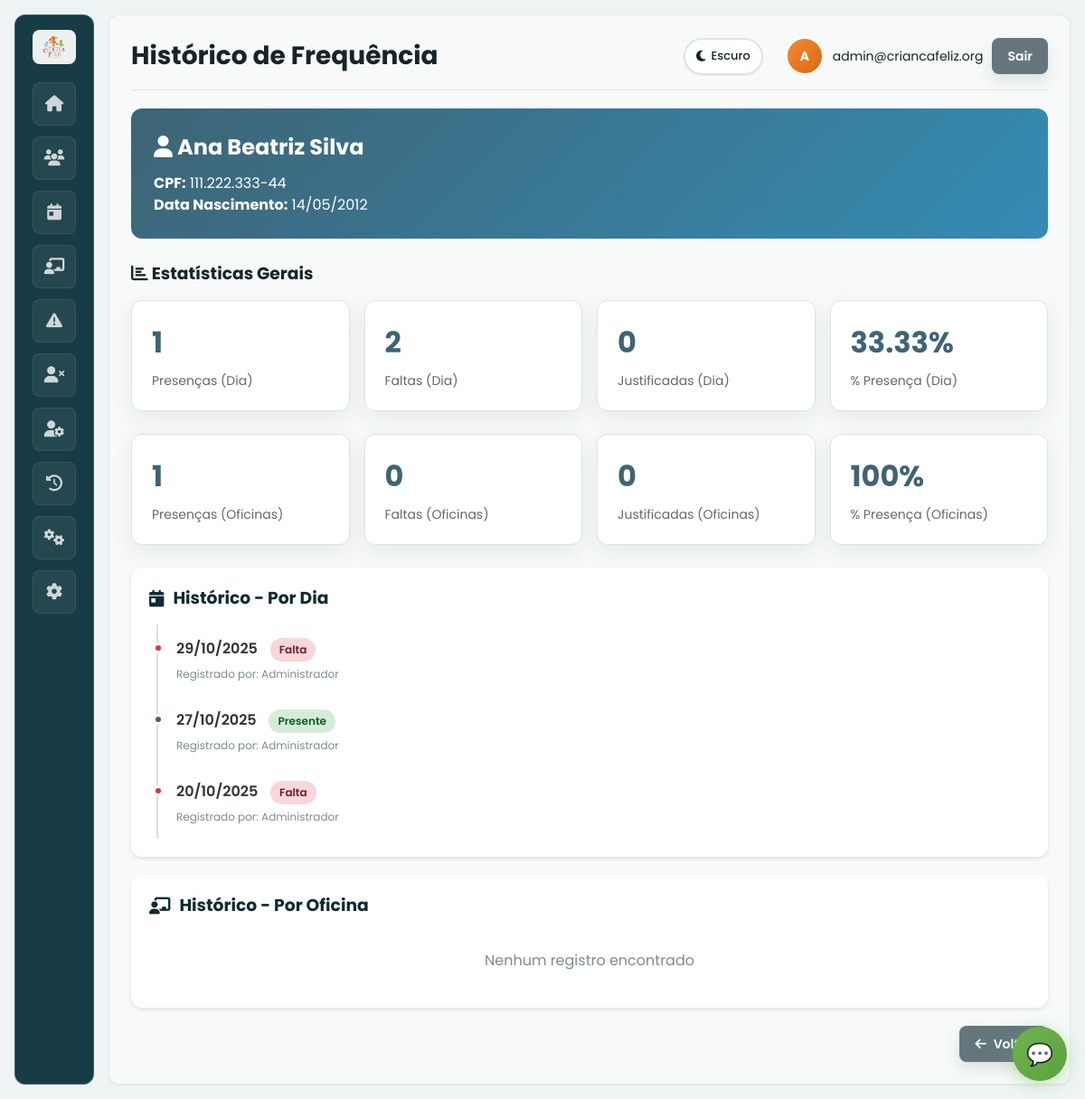
The app's page /faltas.php?action=historico&id=1 (signed in) with its own data.
### tables this page shows
CREATE TABLE IF NOT EXISTS `atendido` (
  `idatendido` int(11) NOT NULL,
  `status` varchar(20) DEFAULT NULL,
  `data_cadastro` date DEFAULT NULL,
  `data_acolhimento` date DEFAULT NULL,
  `nome` varchar(100) DEFAULT NULL,
  `data_nascimento` date DEFAULT NULL,
  `cpf` varchar(14) DEFAULT NULL,
  `rg` varchar(20) DEFAULT NULL,
  `endereco` varchar(255) DEFAULT NULL,
  `foto` varchar(255) DEFAULT NULL,
  `id_responsavel` int(11) DEFAULT NULL
);

CREATE TABLE IF NOT EXISTS `frequencia_dia` (
  `id_frequencia_dia` int(11) NOT NULL,
  `id_atendido` int(11) NOT NULL,
  `data` date NOT NULL,
  `status` enum('P','F','J') NOT NULL COMMENT 'P=Presente, F=Falta, J=Justificada',
  `justificativa` text DEFAULT NULL,
  `observacao` text DEFAULT NULL,
  `registrado_por` int(11) DEFAULT NULL,
  `created_at` timestamp NOT NULL DEFAULT current_timestamp(),
  `updated_at` timestamp NOT NULL DEFAULT current_timestamp() ON UPDATE current_timestamp()
);

CREATE TABLE IF NOT EXISTS `usuario` (
  `idusuario` int(11) NOT NULL,
  `nome` varchar(100) DEFAULT NULL,
  `email` varchar(100) DEFAULT NULL,
  `Senha` varchar(100) DEFAULT NULL,
  `nivel` varchar(50) DEFAULT NULL,
  `status` varchar(20) DEFAULT NULL
);

### app/Controllers/BaseController.php (called while the page is built, shortened)
<?php
class BaseController {
    protected $authService;
    public function __construct() {
        $this->authService = new AuthService();
    }
    protected function renderWithLayout($layout, $view, $data = []) {
        $data['currentUser'] = $this->authService->getCurrentUser();
        $data['isLoggedIn'] = $this->authService->isLoggedIn();
        $data['old_input'] = $_SESSION['old_input'] ?? [];
        view($view, $data);
    }
    protected function requireAuth() {
        $this->authService->requireAuth();
    }
}

### app/Controllers/FaltasController.php (called while the page is built, shortened)
<?php
class FaltasController extends BaseController {
    private $frequenciaDiaDB;
    private $frequenciaOficinaDB;
    public function __construct() {
        $this->frequenciaDiaDB = new FrequenciaDia();
        $this->frequenciaOficinaDB = new FrequenciaOficina();
    }
    public function historico($id) {
        try {
            $acolhimentoModel = new Acolhimento();
            $atendido = $acolhimentoModel->findById($id);
            $frequenciasDia = $this->frequenciaDiaDB->getByAtendido($id);
            $frequenciasOficina = $this->frequenciaOficinaDB->getByAtendido($id);
            $estatsDia = $this->frequenciaDiaDB->getEstatisticas($id);
            $estatsOficina = $this->frequenciaOficinaDB->getEstatisticas($id);
            $viewData = [
                'title' => 'Histórico - ' . $atendido['nome'],
                'pageTitle' => 'Histórico de Frequência',
                'atendido' => $atendido,
                'frequenciasDia' => $frequenciasDia,
                'frequenciasOficina' => $frequenciasOficina,
                'estatsDia' => $estatsDia,
                'estatsOficina' => $estatsOficina,
                'messages' => $this->getFlashMessages()
            ];
            $this->renderWithLayout('main', 'faltas/historico', $viewData);
        } catch (Exception $e) {
            $this->handleException($e);
        }
    }
}

### app/Config/Database.php (called while the page is built, shortened)
<?php
class Database {
    private static $host = 'localhost';
    private static $dbname = 'criancafeliz';
    private static $username = 'root';
    private static $password = '';
    private static $charset = 'utf8mb4';
    private static $pdo = null;
    public static function getConnection() {
        if (self::$pdo === null) {
            try {
                $host = getenv('DB_HOST') ?: self::$host;
                $port = getenv('DB_PORT') ?: null;
                $dbname = getenv('DB_NAME') ?: self::$dbname;
                $username = getenv('DB_USER') ?: self::$username;
                $password = getenv('DB_PASS') !== false ? getenv('DB_PASS') : self::$password;
                $charset = getenv('DB_CHARSET') ?: self::$charset;
                $dsn = "mysql:host=" . $host . ($port ? ";port=" . $port : "") . ";dbname=" . $dbname . ";charset=" . $charset;
                $options = [
                    PDO::ATTR_ERRMODE            => PDO::ERRMODE_EXCEPTION,
                    PDO::ATTR_DEFAULT_FETCH_MODE => PDO::FETCH_ASSOC,
                    PDO::ATTR_EMULATE_PREPARES   => false
                ];
                if (defined('Pdo\Mysql::ATTR_INIT_COMMAND')) {
                    $options[constant('Pdo\Mysql::ATTR_INIT_COMMAND')] = "SET NAMES utf8mb4";
                } elseif (defined('PDO::MYSQL_ATTR_INIT_COMMAND')) {
                    $options[constant('PDO::MYSQL_ATTR_INIT_COMMAND')] = "SET NAMES utf8mb4";
                }
                self::$pdo = new PDO($dsn, $username, $password, $options);
            } catch (PDOException $e) {
                error_log('❌ ERRO ao conectar ao banco: ' . $e->getMessage());
                throw new Exception('Erro ao conectar ao banco de dados: ' . $e->getMessage());
            }
        }
        return self::$pdo;
    }
}

### app/Models/BaseModel.php (called while the page is built, shortened)
<?php
abstract class BaseModel {
    protected $table;
    protected $primaryKey = 'id';
    protected $pdo;
    public function __construct($table, $primaryKey = 'id') {
        $this->table = $table;
        $this->primaryKey = $primaryKey;
        $this->pdo = Database::getConnection();
    }
    public function findById($id) {
        $stmt = $this->pdo->prepare("SELECT * FROM {$this->table} WHERE {$this->primaryKey} = ?");
        $stmt->execute([$id]);
        return $stmt->fetch();
    }
}

### app/Models/FrequenciaDia.php (called while the page is built, shortened)
<?php
class FrequenciaDia extends BaseModel {
    public function getByAtendido($idAtendido, $dataInicio = null, $dataFim = null) {
        $pdo = Database::getConnection();
        $sql = "SELECT fd.*, u.nome as registrado_por_nome
                FROM Frequencia_Dia fd
                LEFT JOIN Usuario u ON fd.registrado_por = u.idusuario
                WHERE fd.id_atendido = ?";
        $params = [$idAtendido];
        $sql .= " ORDER BY fd.data DESC";
        $stmt = $pdo->prepare($sql);
        $stmt->execute($params);
        return $stmt->fetchAll(PDO::FETCH_ASSOC);
    }
    public function getEstatisticas($idAtendido, $dataInicio = null, $dataFim = null) {
        $pdo = Database::getConnection();
        $sql = "SELECT
                    COUNT(CASE WHEN status = 'P' THEN 1 END) as presencas,
                    COUNT(CASE WHEN status = 'F' THEN 1 END) as faltas,
                    COUNT(CASE WHEN status = 'J' THEN 1 END) as justificadas,
                    COUNT(*) as total
                FROM Frequencia_Dia
                WHERE id_atendido = ?";
        $params = [$idAtendido];
        $stmt = $pdo->prepare($sql);
        $stmt->execute($params);
        $result = $stmt->fetch(PDO::FETCH_ASSOC);
        $result['percentual_presenca'] = $result['total'] > 0
            ? round(($result['presencas'] / $result['total']) * 100, 2)
            : 0;
        return $result;
    }
}

### app/Models/FrequenciaOficina.php (called while the page is built, shortened)
<?php
class FrequenciaOficina extends BaseModel {
    public function getEstatisticas($idAtendido, $dataInicio = null, $dataFim = null) {
        $pdo = Database::getConnection();
        $sql = "SELECT
                    COUNT(CASE WHEN status = 'P' THEN 1 END) as presencas,
                    COUNT(CASE WHEN status = 'F' THEN 1 END) as faltas,
                    COUNT(CASE WHEN status = 'J' THEN 1 END) as justificadas,
                    COUNT(*) as total
                FROM Frequencia_Oficina
                WHERE id_atendido = ?";
        $params = [$idAtendido];
        $stmt = $pdo->prepare($sql);
        $stmt->execute($params);
        $result = $stmt->fetch(PDO::FETCH_ASSOC);
        $result['percentual_presenca'] = $result['total'] > 0
            ? round(($result['presencas'] / $result['total']) * 100, 2)
            : 0;
        return $result;
    }
}

### app/Views/faltas/historico.php (the view, shortened to what this page needs)
<div class="atendido-header">
    <h2><i class="fas fa-user"></i> <?php echo htmlspecialchars($atendido['nome']); ?></h2>
    <p><strong>CPF:</strong> <?php echo htmlspecialchars($atendido['cpf'] ?? 'N/A'); ?></p>
    <p><strong>Data Nascimento:</strong> <?php echo isset($atendido['data_nascimento']) ? date('d/m/Y', strtotime($atendido['data_nascimento'])) : 'N/A'; ?></p>
</div>
<h3 style="margin-bottom: 15px;"><i class="fas fa-chart-bar"></i> Estatísticas Gerais</h3>
<div class="stats-grid">
    <div class="stat-card">
        <h3><?php echo $estatsDia['presencas'] ?? 0; ?></h3>
        <p>Presenças (Dia)</p>
    </div>
    <div class="stat-card">
        <h3><?php echo $estatsDia['faltas'] ?? 0; ?></h3>
        <p>Faltas (Dia)</p>
    </div>
    <div class="stat-card">
        <h3><?php echo $estatsDia['justificadas'] ?? 0; ?></h3>
        <p>Justificadas (Dia)</p>
    </div>
    <div class="stat-card">
        <h3><?php echo $estatsDia['percentual_presenca'] ?? 0; ?>%</h3>
        <p>% Presença (Dia)</p>
    </div>
</div>
<div class="stats-grid">
    <div class="stat-card">
        <h3><?php echo $estatsOficina['presencas'] ?? 0; ?></h3>
        <p>Presenças (Oficinas)</p>
    </div>
    <div class="stat-card">
        <h3><?php echo $estatsOficina['faltas'] ?? 0; ?></h3>
        <p>Faltas (Oficinas)</p>
    </div>
    <div class="stat-card">
        <h3><?php echo $estatsOficina['justificadas'] ?? 0; ?></h3>
        <p>Justificadas (Oficinas)</p>
    </div>
    <div class="stat-card">
        <h3><?php echo $estatsOficina['percentual_presenca'] ?? 0; ?>%</h3>
        <p>% Presença (Oficinas)</p>
    </div>
</div>
<div class="section">
    <h3><i class="fas fa-calendar-day"></i> Histórico - Por Dia</h3>
    <?php if (empty($frequenciasDia)): ?>
        <p style="color: #999; text-align: center; padding: 20px;">Nenhum registro encontrado</p>
    <?php else: ?>
        <div class="timeline">
            <?php foreach ($frequenciasDia as $freq): ?>
                <div class="timeline-item <?php echo ($freq['status'] === 'F') ? 'falta' : (($freq['status'] === 'J') ? 'justificada' : ''); ?>">
                    <div class="timeline-date">
                        <?php echo date('d/m/Y', strtotime($freq['data'])); ?>
                        <span class="timeline-status status-<?php echo ($freq['status'] === 'P') ? 'presente' : (($freq['status'] === 'J') ? 'justificada' : 'falta'); ?>">
                            <?php
                                if ($freq['status'] === 'P') echo 'Presente';
                                elseif ($freq['status'] === 'J') echo 'Justificada';
                                else echo 'Falta';
                            ?>
                        </span>
                    </div>
                    <?php if (!empty($freq['registrado_por_nome'])): ?>
                        <div style="color: #999; font-size: 12px; margin-top: 5px;">
                            Registrado por: <?php echo htmlspecialchars($freq['registrado_por_nome']); ?>
                        </div>
                    <?php endif; ?>
                </div>
            <?php endforeach; ?>
        </div>
    <?php endif; ?>
</div>
<div class="section">
    <h3><i class="fas fa-chalkboard-teacher"></i> Histórico - Por Oficina</h3>
    <?php if (empty($frequenciasOficina)): ?>
        <p style="color: #999; text-align: center; padding: 20px;">Nenhum registro encontrado</p>
    <?php endif; ?>
</div>
<div class="actions">
    <a href="faltas.php" class="btn secondary">
        <i class="fas fa-arrow-left"></i> Voltar
    </a>
</div>

### app/Views/faltas/historico.php (style rules this page uses)
.atendido-header { background: linear-gradient(135deg, #3E6475 0%,#348cb4 100%); color: #fff; padding: 25px; border-radius: 12px; margin-bottom: 25px; }
.atendido-header h2 { margin: 0 0 10px 0; }
.stats-grid { display: grid; grid-template-columns: repeat(auto-fit, minmax(200px, 1fr)); gap: 15px; margin-bottom: 25px; }
.stat-card { background: #fff; padding: 20px; border-radius: 12px; box-shadow: 0 2px 4px rgba(0,0,0,0.1); text-align: center; }
.stat-card h3 { margin: 0; font-size: 32px; color:#3E6475; }
.stat-card p { margin: 8px 0 0 0; color: #666; font-size: 14px; }
.section { background: #fff; padding: 20px; border-radius: 12px; margin-bottom: 20px; box-shadow: 0 2px 4px rgba(0,0,0,0.1); }
.section h3 { margin: 0 0 15px 0; color: #0e2a33; display: flex; align-items: center; gap: 10px; }
.timeline { position: relative; padding-left: 30px; }
.timeline::before { content: ''; position: absolute; left: 8px; top: 0; bottom: 0; width: 2px; background: #ddd; }
.timeline-item { position: relative; padding: 15px 0; }
.timeline-item::before { content: ''; position: absolute; left: -26px; top: 20px; width: 12px; height: 12px; border-radius: 50%; background:#3E6475; border: 3px solid #fff; }
.timeline-item.falta::before { background: #dc3545; }
.timeline-date { font-weight: 600; color: #333; margin-bottom: 5px; }
.timeline-status { display: inline-block; padding: 4px 10px; border-radius: 20px; font-size: 12px; font-weight: 600; margin-left: 10px; }
.status-presente { background: #d4edda; color: #155724; }
.status-falta { background: #f8d7da; color: #721c24; }
.actions { margin-top: 20px; }

### records on screen
atendido: nome "Ana Beatriz Silva", cpf "111.222.333-44", data_nascimento "14/05/2012"
frequencia_dia: data "29/10/2025", status "Falta", registrado_por.nome "Administrador"
frequencia_dia: data "27/10/2025", status "Presente", registrado_por.nome "Administrador"
frequencia_dia: data "20/10/2025", status "Falta", registrado_por.nome "Administrador"

### other values on screen
$pageTitle "Histórico de Frequência"
substr($currentUser['name'] ?? 'U', 0, 1) "A"
$currentUser['email'] "admin@criancafeliz.org"
$estatsDia['presencas'] "1"
$estatsDia['faltas'] "2"
$estatsDia['justificadas'] "0"
$estatsDia['percentual_presenca'] "33.33"
$estatsOficina['presencas'] "1"
$estatsOficina['faltas'] "0"
$estatsOficina['justificadas'] "0"
$estatsOficina['percentual_presenca'] "100"
